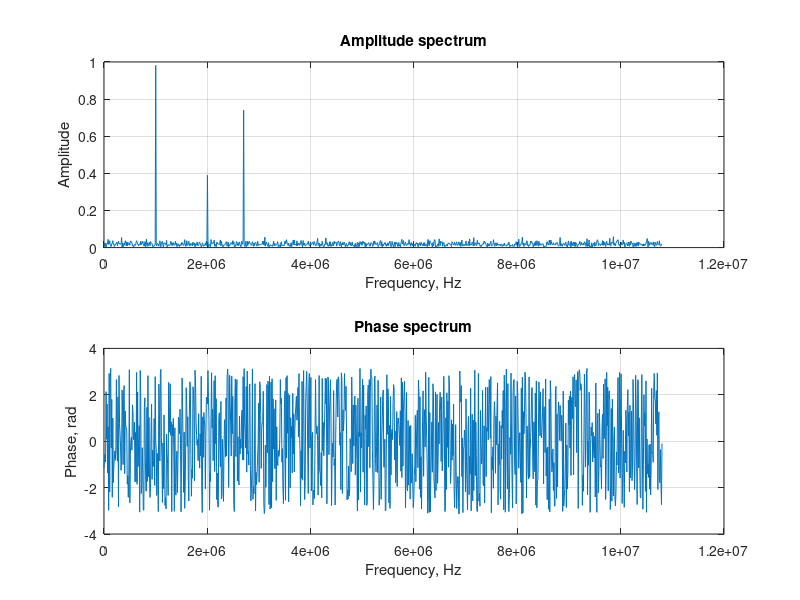

Source code (MATLAB):
clear; close all;

T = 0.1e-3;
f1 = 1e6;
f2 = 2e6;
f3 = 2.7e6;
fmax = max([f1 f2 f3]);
dt = 1/4/fmax;
t = 0:dt:T-dt;

S1c = 1*cos(2*pi*f1*t);
S1s = 1*sin(2*pi*f1*t);
S1 = complex(S1c,S1s);
S2c = 0.4*cos(2*pi*f2*t+pi/2);
S2s = 0.4*sin(2*pi*f2*t+pi/2);
S2 = complex(S2c,S2s);
S3c = 0.75*cos(2*pi*f3*t-pi/4);
S3s = 0.75*sin(2*pi*f3*t-pi/4);
S3 = complex(S3c,S3s);
S = S1+S2+S3+complex(0.5*randn(1,length(t)),0.5*randn(1,length(t)));
plot(t,real(S)); grid on;
pause;

SF = fft(S);
SF_mod = abs(SF)/length(t);
SF_phase = angle(SF);
Fmax = 4*fmax;
F = linspace(0,Fmax,length(t));
subplot(2,1,1);
plot(F,SF_mod); grid on;
title('Amplitude spectrum');
xlabel('Frequency, Hz'); ylabel('Amplitude');
subplot(2,1,2);
plot(F,SF_phase); grid on;
xlabel('Frequency, Hz'); ylabel('Phase, rad');
title('Phase spectrum');